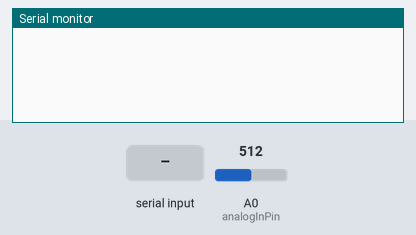
The sketch below on a simulated Arduino Mega 2560, built with avr-gcc and run on an emulated ATmega2560. Shown: the last lines printed to the serial monitor. The inputs (shaded band) are chosen by the test bench; at power-on: A0 (analogInPin) = 512.

Above: at 1.2 s.
1.3 s: "C90\n" received over the second serial link
At 2.2 s:
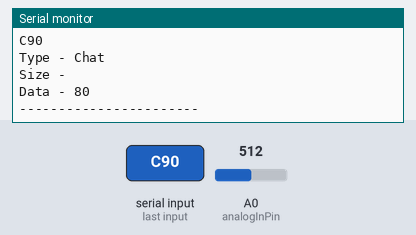
2.8 s: "C:45\n" received over the second serial link
At 3.4 s:
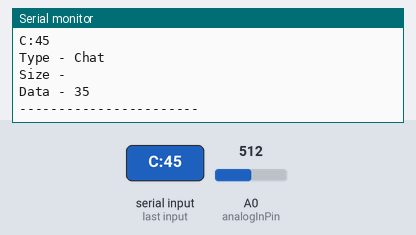
4.3 s: "A90\n" received over the second serial link
At 5.1 s:
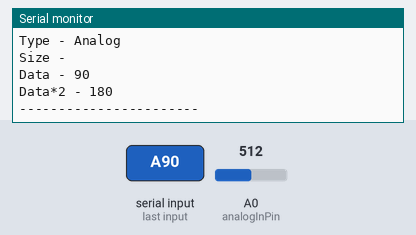
5.8 s: "A:45\n" received over the second serial link
At 6.3 s:
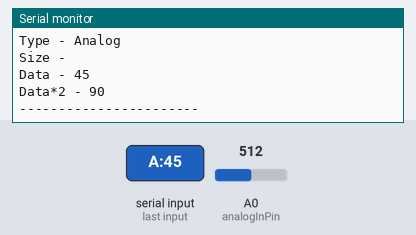
Timing chart, 0 to 8.3 s (numbered marks = the images above; inputs shaded):
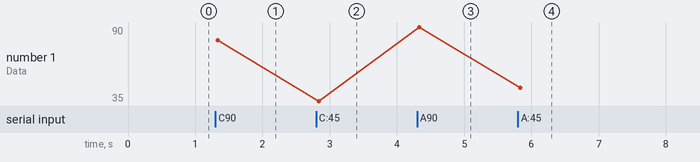

The sketch:

test.ino
```cpp
const int analogInPin = A0;
int cnt = 0;
int k = 0;
int k2 = 0;
char s[100];
char s2[100];

void setup() {
  // initialize both serial ports:
  Serial.begin(9600);
  Serial1.begin(9600);
}

void loop() {
  // read from port 1, send to port 0:

  cnt++;
  int inAno = analogRead(analogInPin);
  int compareValue = 1;
  int posCnt = 0;
  if(cnt>10000){
    Serial1.write("A");
    for(int i=0; i<5; i++){
      compareValue *= 10;
      if(inAno < compareValue){
        posCnt = i+1;
        break;
      }
    }
    Serial1.print(posCnt);
    Serial1.print(":");
    Serial1.println(inAno);
    cnt=0;
  }

  if (Serial1.available()) {
    char inByte = Serial1.read();

    if(inByte == '\n') {
      s[k]= 0 ;
      if(s[0]=='C'){
        int a =0;
        for(int i=0; i<strlen(s); i++){
          if(s[i]==':'){
            a=i;
          }
        }
        Serial.println(s);
        Serial.println("Type - Chat");
        Serial.print("Size - ");
        for(int i=1; i<a; i++){
          Serial.print(s[i]);
        }
        Serial.println();
        Serial.print("Data - ");

        for(int i=a+1; i<k-1; i++){

            if('0' <= s[i] && s[i] <= '9'){
              s[i] = s[i] - (k-(a+2));
            }else{
              s[i] = s[i] - (k-(a+2));
              if(s[i]<97){
                s[i] = s[i] + 26;
              }
            }
        }

        Serial.println(&s[a+1]);
        Serial.println("-----------------------");
      }

      if(s[0]=='A'){
        int a =0;
        for(int i=0; i<strlen(s); i++){
          if(s[i]==':'){
            a=i;
          }
        }
        Serial.println(s);
        Serial.println("Type - Analog");
        Serial.print("Size - ");
        for(int i=1; i<a; i++){
          Serial.print(s[i]);
        }
        Serial.println();
        Serial.print("Data - ");
        int sa = s[(a+1)] - 48;
        int i = a+2;
        while(i!=k){
          if('0' <= s[i] && s[i] <= '9'){
            sa = sa*10 + (s[i]-48);
          }
          i++;
        }
        sa = sa*2;
        Serial.println(&s[a+1]);
        Serial.print("Data*2 - ");
        Serial.println(sa);
        Serial.println("-----------------------");
      }
      k=0;
    }else {
      s[k]  = inByte;
      k++;
    }
  }

  // read from port 0, send to port 1:
  if (Serial.available()) {
      char inByte = Serial.read();


      if(inByte == '\n') {
        s2[k2]= 0 ;

        Serial1.write("C");
        Serial1.print(strlen(s2));
        Serial1.print(":");

        for(int i=0; i<k2; i++){
            s2[i]+=k2;
            if(s2[i]>122){
              s2[i] = s2[i] - 26;
            }
        }

        Serial1.println(s2);
        k2=0;
      }else {
        s2[k2]  = inByte;
        k2++;
      }

    }


}
```

Measured:
- after the input at 1.3 s, the serial monitor: prints a new line at once (image 1)
- after the input at 2.8 s, the serial monitor: prints a new line at once (image 2)
- after the input at 4.3 s, the serial monitor: prints a new line at once (image 3)
- after the input at 5.8 s, the serial monitor: prints a new line at once (image 4)
- plotted number 1: 80 → 35 after the input at 2.8 s
